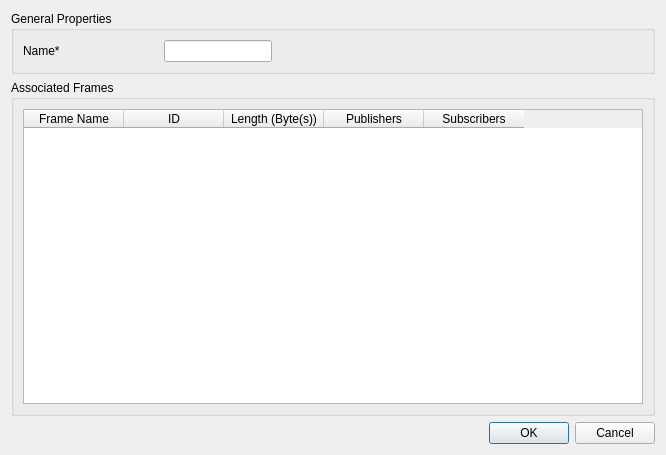
<?xml version="1.0" encoding="UTF-8"?>
<ui version="4.0">
 <class>SporadicFrameEditDlg</class>
 <widget class="QDialog" name="SporadicFrameEditDlg">
  <property name="geometry">
   <rect>
    <x>0</x>
    <y>0</y>
    <width>666</width>
    <height>455</height>
   </rect>
  </property>
  <property name="sizePolicy">
   <sizepolicy hsizetype="Fixed" vsizetype="Preferred">
    <horstretch>0</horstretch>
    <verstretch>0</verstretch>
   </sizepolicy>
  </property>
  <property name="windowTitle">
   <string>Create Sporadic Frame</string>
  </property>
  <property name="windowIcon">
   <iconset resource="ldfeditor.qrc">
    <normaloff>:/LDFEditorIcons/Resources/icons/Frame.png</normaloff>:/LDFEditorIcons/Resources/icons/Frame.png</iconset>
  </property>
  <layout class="QGridLayout" name="gridLayout_2">
   <item row="0" column="0">
    <layout class="QVBoxLayout" name="verticalLayout">
     <item>
      <widget class="QGroupBox" name="groupBox">
       <property name="title">
        <string>General Properties</string>
       </property>
       <layout class="QGridLayout" name="gridLayout">
        <item row="0" column="1">
         <widget class="QLineEdit" name="editFrameName">
          <property name="sizePolicy">
           <sizepolicy hsizetype="Fixed" vsizetype="Fixed">
            <horstretch>0</horstretch>
            <verstretch>0</verstretch>
           </sizepolicy>
          </property>
         </widget>
        </item>
        <item row="0" column="0">
         <widget class="QLabel" name="lableName">
          <property name="sizePolicy">
           <sizepolicy hsizetype="Fixed" vsizetype="Fixed">
            <horstretch>0</horstretch>
            <verstretch>0</verstretch>
           </sizepolicy>
          </property>
          <property name="minimumSize">
           <size>
            <width>135</width>
            <height>0</height>
           </size>
          </property>
          <property name="text">
           <string>Name*</string>
          </property>
         </widget>
        </item>
        <item row="0" column="2">
         <spacer name="horizontalSpacer">
          <property name="orientation">
           <enum>Qt::Horizontal</enum>
          </property>
          <property name="sizeHint" stdset="0">
           <size>
            <width>40</width>
            <height>20</height>
           </size>
          </property>
         </spacer>
        </item>
       </layout>
      </widget>
     </item>
     <item>
      <widget class="QGroupBox" name="groupBox_2">
       <property name="title">
        <string>Associated Frames</string>
       </property>
       <layout class="QHBoxLayout" name="horizontalLayout_2">
        <item>
         <widget class="LDFCommonTableWidget" name="tableFrames">
          <column>
           <property name="text">
            <string>Frame Name</string>
           </property>
          </column>
          <column>
           <property name="text">
            <string>ID</string>
           </property>
          </column>
          <column>
           <property name="text">
            <string>Length (Byte(s))</string>
           </property>
          </column>
          <column>
           <property name="text">
            <string>Publishers</string>
           </property>
          </column>
          <column>
           <property name="text">
            <string>Subscribers</string>
           </property>
          </column>
         </widget>
        </item>
       </layout>
      </widget>
     </item>
     <item>
      <widget class="QDialogButtonBox" name="buttonOk">
       <property name="orientation">
        <enum>Qt::Horizontal</enum>
       </property>
       <property name="standardButtons">
        <set>QDialogButtonBox::Cancel|QDialogButtonBox::Ok</set>
       </property>
      </widget>
     </item>
    </layout>
   </item>
  </layout>
 </widget>
 <customwidgets>
  <customwidget>
   <class>LDFCommonTableWidget</class>
   <extends>QTableWidget</extends>
   <header>ldfcommontablewidget.h</header>
  </customwidget>
 </customwidgets>
 <resources>
  <include location="ldfeditor.qrc"/>
 </resources>
 <connections/>
</ui>
